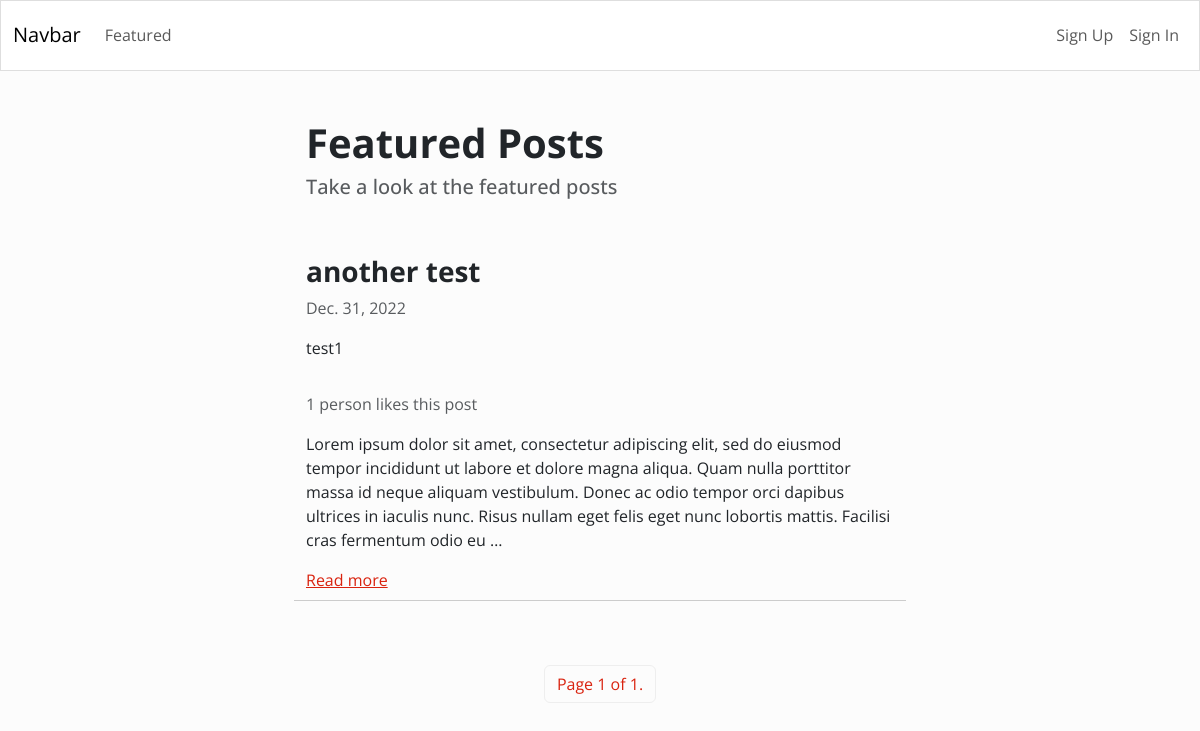
/featured/, run on the app's committed database.
### blog/models.py (models this page shows, shortened)
class Article(models.Model):
    title = models.CharField(max_length=255)
    content = HTMLField()
    date = models.DateField(auto_now_add=True)
    author = models.ForeignKey(User, on_delete=models.CASCADE)
    featured = models.BooleanField(default=False)
    likes = models.ManyToManyField(User, related_name='likes')

### blog/views.py (the view)
# urls.py: path('featured/', Featured.as_view(), name='featured'),
class Featured(ListView):
    model = Article
    paginate_by = 2
    queryset = Article.objects.filter(featured=True).order_by('-date')
    template_name = 'blog/featured.html'

### blog/templates/blog/featured.html (shortened to what this page needs)
{% extends 'blog/base.html' %}
{% block content %}
    <div class="row">
        <div class="col-md-6 col-12 mx-md-auto mt-5 mb-5">
            <h1 class="fw-bolder">Featured Posts</h1>
            <h5 class="text-muted">Take a look at the featured posts</h5>
        </div>
    </div>
    {% for object in object_list %}
    <div class="row">
        <div class="col-md-6 col-12 mx-md-auto border-bottom mb-3 pb-2">
            <h3 class="fw-bold">{{ object.title }}</h3>
            <p class="text-muted">{{ object.date }}</p>
            <p class="pb-3">{{ object.author.username }}</p>
            {% if object.likes.count == 1 %}
                <p class="text-muted">{{ object.likes.count }} person likes this post</p>
            {% else %}
                <p class="text-muted">{{ object.likes.count }} people like this post</p>
            {% endif %}
            <div>
                {{ object.content|truncatewords_html:50|safe }}
            </div>
            <a href="{% url 'detail_article' object.id %}">Read more</a>
        </div>
    </div>
    {% endfor %}
    <nav>
        <ul class="pagination">
            <div class="mx-auto d-flex flex-row mt-5">
                <li class="page-item"><a class="page-link" href="#">Page {{ page_obj.number }} of {{ page_obj.paginator.num_pages }}.</a></li>
            </div>
        </ul>
    </nav>
{% endblock content %}

### data on the page
Article: title "another test", date "Dec. 31, 2022", author.username "test1", likes.count "1", content "Lorem ipsum dolor sit amet, consectetur adipiscing elit, sed do eiusmod tempor incididunt ut labore et dolore magna aliqua. Quam nulla porttitor massa id neque aliquam vestibulum. Donec ac odio tempor orci dapibus ultrices in iaculis nunc. Risus nullam eget felis eget nunc lobortis mattis. Facilisi cras fermentum odio eu …"

### other printed values
{{ page_obj.number }} "1"
{{ page_obj.paginator.num_pages }} "1"
